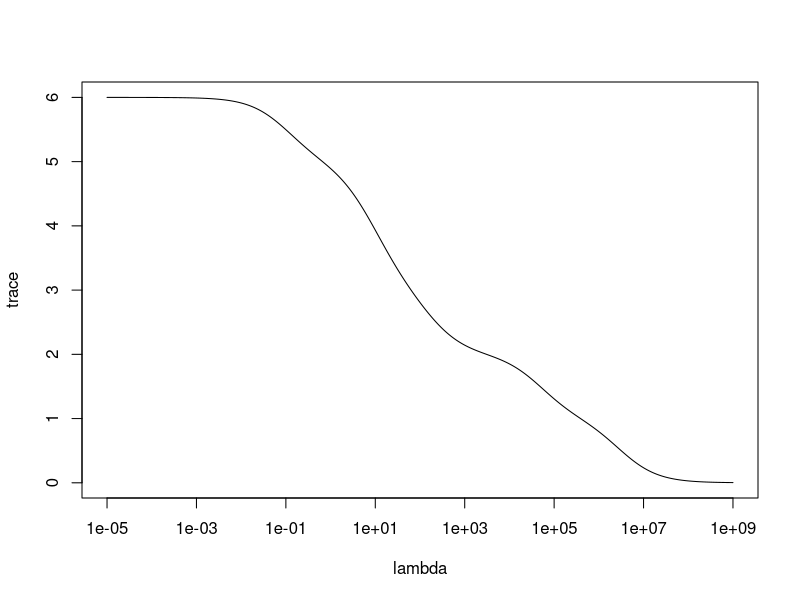
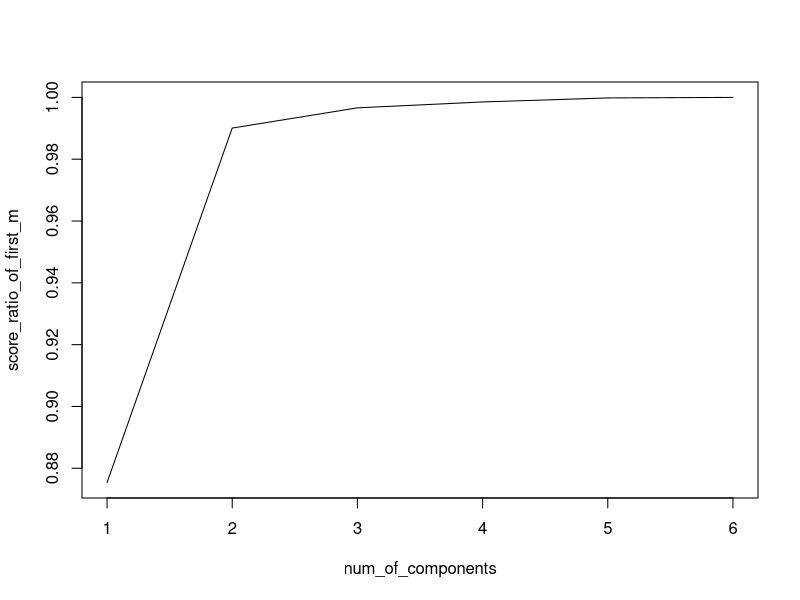

The R script that drew these images, in order:
## ---- chunk 1
knitr::opts_chunk$set(echo = TRUE)
## ---- chunk 2
require(stats)

myridge <- function(X, y, lambda){
    
    Design = cbind(1, X)
    s = svd(Design)
    D = s$d
    U = s$u
    V = s$v
    
    trace = c()
    beta = c()
    for(l in lambda){
     trace = c(trace, sum(D^2 / (D^2 + l)))
     beta = cbind(beta, V %*% diag((D^2 + l)^-1) %*% diag(D) %*% t(U) %*% y)
    }
    
    plot(lambda, trace, type = "l", log = "x")
    
    return(beta)
}

mtcars_selected = as.matrix(mtcars[c("mpg","cyl","disp","hp","drat","wt")])
X = mtcars_selected[,2:6]
y = mtcars_selected[,1]
lambda = 10 ^ seq(-5,9,length.out = 1000)
dull = myridge(X, y, lambda)
## ---- chunk 3
require(stats)

mypcr <- function(X, y){
    
    Design = cbind(1, X)
    s = svd(Design)
    D = s$d
    U = s$u
    V = s$v
    Z = U %*% diag(D)
    
    scores = c()
    score_ratio_of_first_m = c() 
    gamma = list()
    fitted_values = list()
    num_of_components = 1:length(D)
    for(d in D){
     scores = c(scores, d)
     m = length(scores)
     score_ratio_of_first_m = c(score_ratio_of_first_m, sum(scores)/sum(D))
     if(m == 1){
         g = matrix(1/D[1:m]) %*% t(U[,1:m]) %*% y
         gamma[[m]] = g
     }
     else{
         g = diag(1/D[1:m]) %*% t(U[,1:m]) %*% y
         gamma[[m]] = g
     }
     f = U[,1:m] %*% t(U[,1:m]) %*% y
     fitted_values[[m]] = f
    }
    
    plot(num_of_components, score_ratio_of_first_m, type = "l")
    
    return(list("components" = Z,
                "gamma" = gamma, 
                "fitted_values" = fitted_values,
                "ratios" = score_ratio_of_first_m))
}

mtcars_selected = as.matrix(mtcars[c("mpg","cyl","disp","hp","drat","wt")])
X = mtcars_selected[,2:6]
y = mtcars_selected[,1]
dull = mypcr(X, y)
